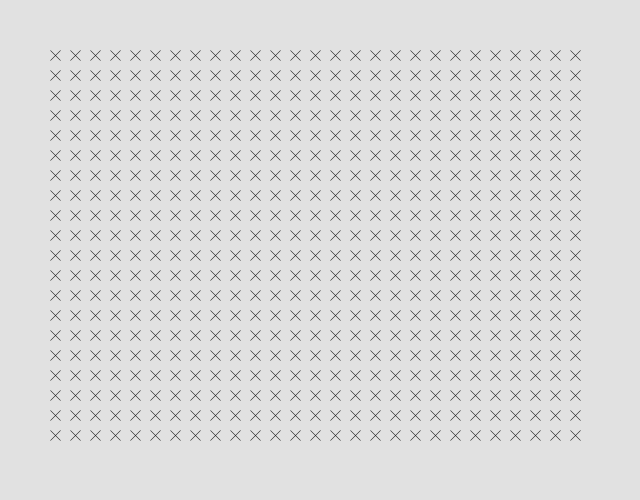
Frame 1 (no input)
Frame 60 (the mouse pressed at the canvas centre just before this capture): identical to frame 1, image omitted
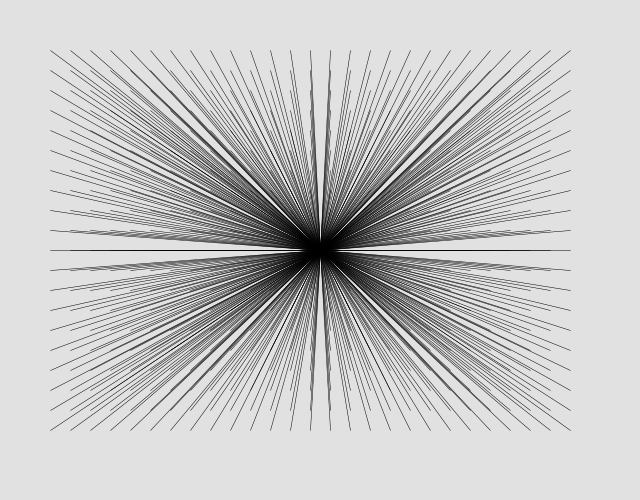
Frame 120 (the mouse held since frame 60 and released just before this capture)

The Processing sketch that drew these frames (run headless with seeded random() and noise(); from frame 60 on, the mouse is pressed at the canvas centre):

// Processing sketch: processing_187114
// ── processing_187114.pde

int option = 0;


void setup() {
  size(640, 500);
  background(255);
  strokeWeight(.5);
}

void draw() {
  background(225);



  if (option == 0) {
    for (int j = 50; j < height - 50; j = j + 20) {
      for (int i = 50; i < width - 50; i = i + 20) {
        line(i, j, i+10, j+10); 
        line(i, j+10, i+10, j);
      }
    }
  }


  if (option == 1 ) {
    for (int j = 50; j < width - 50; j = j + 20) {
      for (int i = 50; i < height - 50; i = i + 20) {
        //line(j,i, width/2, height/2);
        //noFill();
        line(j, i, width/2, height/2);
      }
    }
  }


  if (option == 2 ) {
    for (int j = 50; j < width - 50; j = j + 20) {
      for (int i = 50; i < height - 50; i = i + 20) {
        //line(j,i, width/2, height/2);
        //noFill();
        fill(j/3, i/3, 20);
        ellipse(j, i, 40, 40);
      }
    }
  }
  
  
}

void mousePressed() {
  option = option +1;
  option = option % 3; 
  println(option); 
}  
